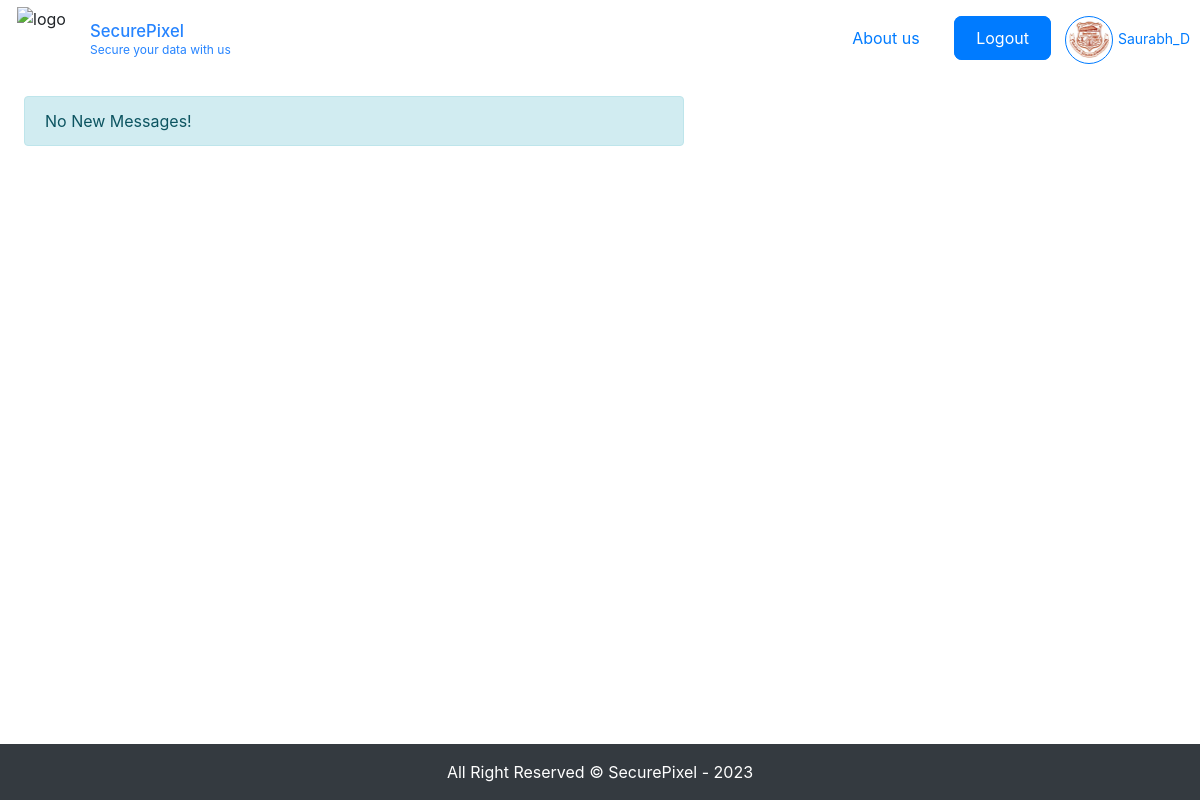
The page /decoding/ (signed in) on the database as committed earlier.
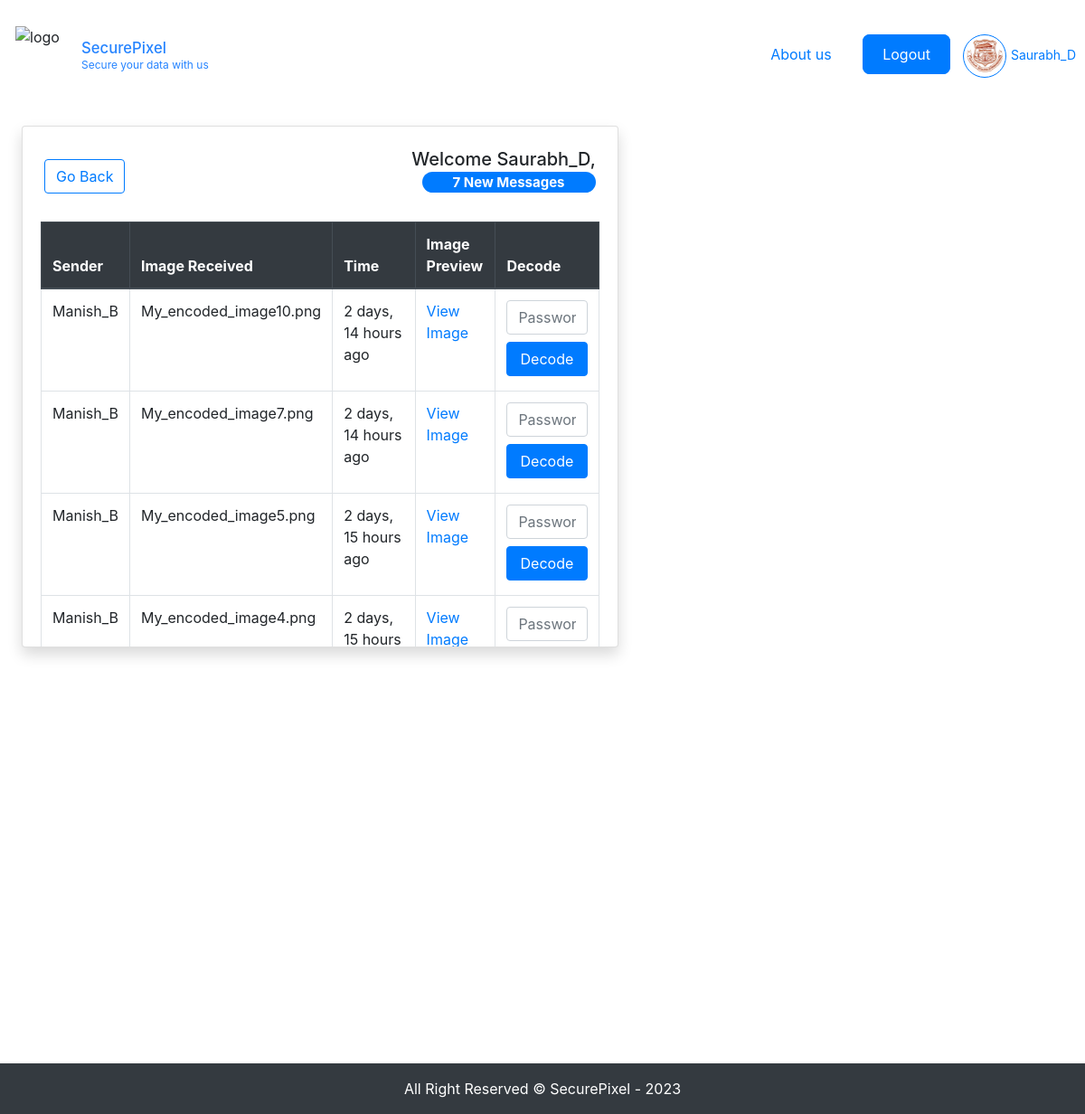
The same page on the database as committed later.
### base/models.py (models this page shows, shortened)
class UserRegistration(models.Model):
    user = models.OneToOneField(User, on_delete=models.CASCADE)
    email = models.CharField(max_length=128, null=True)
    profile_picture = models.ImageField(upload_to='profile_pictures/', null=True, blank=True)

class steganography(models.Model):
    sender = models.ForeignKey(User, on_delete=models.CASCADE, related_name='sent_steg')
    receiver = models.ForeignKey(User, on_delete=models.CASCADE, related_name='received_Steg')
    image = models.ImageField(upload_to='originalImages/')
    message = models.TextField()
    dest = models.CharField(max_length=128)
    created = models.DateTimeField(auto_now_add=True)
    updated = models.DateTimeField(auto_now=True)
    encoded_img = models.ImageField(null=True, blank=True, upload_to='stegoImages/')

### base/views.py (the view, shortened to what this page needs)
# urls.py: path('decoding/', views.decode_image, name = 'decode-img'),
def decode_image(request):
    user = request.user
    steg_records = steganography.objects.filter(receiver=user).order_by('-created')
    message = ""
    error_message = ""
    return render(request, 'base/decodeImg.html', {'message': message, 'error_message': error_message, 'steg_records': steg_records})

### base/templates/base/decodeImg.html (shortened to what this page needs)
{% extends 'main.html' %} {% block content %}
<head>
</head>
        <div class="mt-3 mx-4">
          <div class="row">
            <div class="col-md-7">
              {% if steg_records %}
              <div class="card shadow custom-card">
                <div class="d-flex justify-content-between align-items-center px-4 mt-4">
          <a href="{% url 'landing' %}">
            <button type="button" class="btn btn-outline-primary">Go Back</button>
          </a>
          <h5 class="card-title text-right">
            Welcome {{ user.username }},
            <span class="badge badge-pill badge-primary" style="max-width: 12rem;">
              {{ steg_records.count }} New Messages
            </span>
          </h5>
        </div>
        <div class="card-body">
          <table class="table table-bordered">
            <thead class="thead-dark">
              <tr>
                <th>Sender</th>
                <th>Image Received</th>
                <th>Time</th>
                <th>Image Preview</th>
                <th>Decode</th>
              </tr>
            </thead>
            <tbody>
              {% for record in steg_records %}
              <tr>
                <td>{{ record.sender.username }}</td>
                <td>
                  <p>{{record.dest}}</p>
                </td>
                <td>
                  <p>{{record.created | timesince}} ago</p>
                </td>
                <td>
                  <a href="{{ record.encoded_img.url }}" target="_blank"
                    >View Image</a
                  >
                </td>
                <td>
                  <form method="post" action="{% url 'decode-img' %}" class="p-0">
                  <input type="password" name="password" placeholder="Password Required" class="form-control" />
                  <input type="submit" value="Decode" class="btn btn-primary mt-2" />
                </form>
                </td>
              </tr>
              {% endfor %}
            </tbody>
          </table>
        </div>
      </div>
      {% else %}
      <div class="alert alert-info" role="alert">No New Messages!</div>
      {% endif %}
    </div>
    <div class="col-md-5">
        </div>
      </div>
    </div>
<footer class="footer bg-dark text-white text-center py-3 mt-5">
  All Right Reserved &copy; SecurePixel - 2023
</footer>
{% endblock content %}

### templates/navbar.html (shortened to what this page needs)
<!-- <a href="/">
    <h1>SecurePixel</h1>
</a>
{% load static %} -->
<div class="header">
    <div class="logoAndName">
      <img
        class="logo"
        src="https://res.cloudinary.com/dzy2zn0mz/image/upload/v1698769946/SecurePixel/Images/logo.png"
        alt="logo"
      />
      <div class="title">
        <a href="/"><h3>SecurePixel</h3></a>
        <span>Secure your data with us</span>
      </div>
    </div>
    <div class="links">
      <nav>
            {% if user.is_authenticated %}
                <a href="https://www.google.com" target id="about">About us</a>
                <a href="{% url 'logout' %}" target id="sign">Logout</a>
                {% if user.userregistration.profile_picture %}
                <a href="{% url 'landing' %}" target id="profile">
                    <div class="profile-box">
                      <img src="{{user.userregistration.profile_picture.url }}" alt="Profile Image" class="profile-image" />
                    </div>
                    <small>{{user.username}}</small>
                {% else %}
                    <img src="https://res.cloudinary.com/dzy2zn0mz/image/upload/v1698769945/SecurePixel/Images/profile.png" alt="Profile Image" class="profile-image" />
                {% endif %}
                </a>
            {% else %}
                <a href="https://www.google.com" target id="about">About us</a>
                <a href="{% url 'sign-up' %}" target id="sign">Sign up</a>
                <a href="{% url 'sign-in' %}" target id="sign">Sign In</a>
            {% endif %}
      </nav>
    </div>
  </div>

Rows that differ between the two databases and show on the page:
added steganography: sender.username "Manish_B", dest "My_encoded_image10.png", created "2 days, 14 hours"
added steganography: sender.username "Manish_B", dest "My_encoded_image7.png", created "2 days, 14 hours"
added steganography: sender.username "Manish_B", dest "My_encoded_image5.png", created "2 days, 15 hours"
added steganography: sender.username "Manish_B", dest "My_encoded_image4.png", created "2 days, 15 hours"
Other text that changed with them:
{{ user.username }}: (not shown) → "Saurabh_D"
{{ steg_records.count }}: (not shown) → "7"
text no longer shown: "No New Messages!"
text now shown: "Go Back Welcome , New Messages Sender Image Received Time Image Preview Decode"
